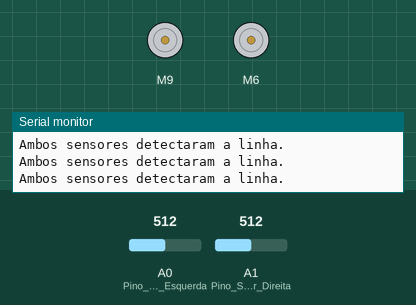
Simulated run of this sketch. Board: Arduino Uno, built with avr-gcc and run on an emulated ATmega328P. Shown: 2 × DC motor (green arrow = forward, orange = backward, longer = faster), the last lines printed to the serial monitor. The inputs (shaded band) are chosen by the test bench; at power-on: A0 (Pino_Sensor_Esquerda) = 512, A1 (Pino_Sensor_Direita) = 512.

Above: at 1.2 s.
1.3 s: A0 (Pino_Sensor_Esquerda) set to 483
At 2.5 s:
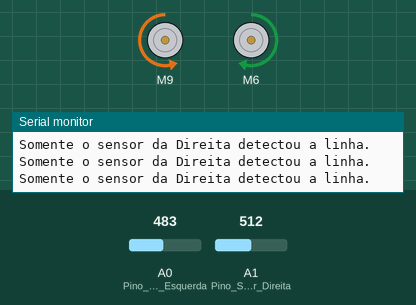
2.8 s: A1 (Pino_Sensor_Direita) set to 489
At 4.0 s:
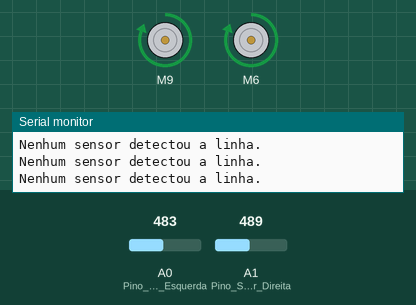
4.3 s: A0 (Pino_Sensor_Esquerda) set to 510
At 5.5 s:
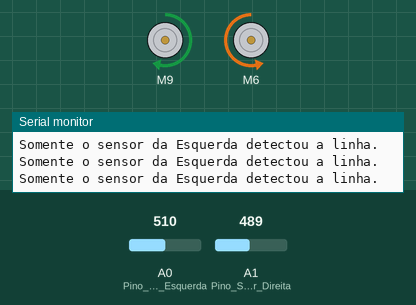
5.8 s: A1 (Pino_Sensor_Direita) set to 510
At 6.9 s:
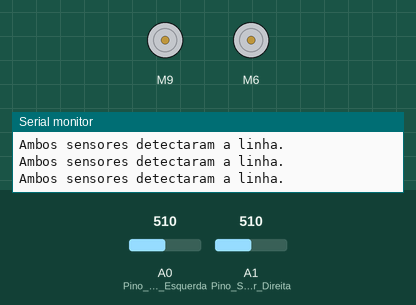
8.8 s: A0 (Pino_Sensor_Esquerda) set to 490
At 10.0 s:
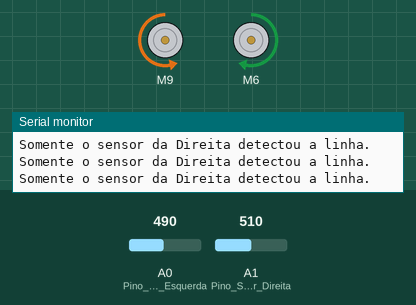
10.3 s: A1 (Pino_Sensor_Direita) set to 490
At 11.8 s:
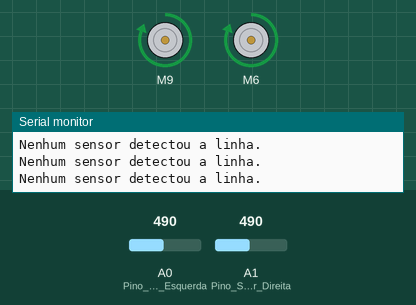
Timing chart, 0 to 12.8 s (numbered marks = the images above; inputs shaded):
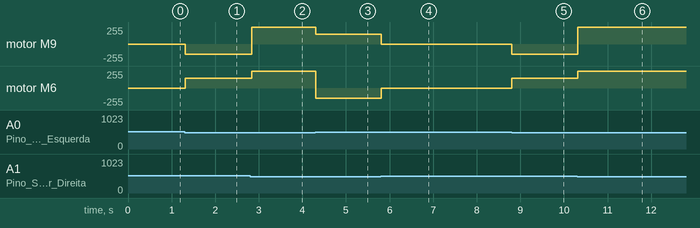

The sketch:

sdlPA.ino
```cpp
#define CorLinha 1 // 1 = Preto, 0 = Branco

#if CorLinha == 1
boolean detectou = 1;
boolean naodetectou = 0;
#else
boolean detectou = 0;
boolean naodetectou = 1;
#endif
/* Inclui a Biblioteca para controle da ponte H. */
#include <L298NX2.h>
#define ENA 10 // ENA precisa estar em uma porta PWM
#define IN1 9
#define IN2 8
#define IN3 6
#define IN4 7
#define ENB 5 // ENB precisa estar em uma porta PWM
/* Criamos um objeto de controle dos motores. */
L298NX2 motores(ENA, IN1, IN2, ENB, IN3, IN4);

/* Define os pinos para os sensores IR como entrada analógica */
#define Pino_Sensor_Direita A1
#define Pino_Sensor_Esquerda A0

/* Variáveis para armazenar os valores analógicos dos sensores */
int Valor_Sensor_Direita;
int Valor_Sensor_Esquerda;
int Limiar = 500; // Limiar de decisão entre linha e fundo

void setup() {
  Serial.begin(9600);
  pinMode(Pino_Sensor_Direita, INPUT);
  pinMode(Pino_Sensor_Esquerda, INPUT);
  motores.stop(); // Inicia com os motores parados
}

void loop() {
  /* Sensores realizam a leitura analógica */
  Valor_Sensor_Direita = analogRead(Pino_Sensor_Direita);
  Valor_Sensor_Esquerda = analogRead(Pino_Sensor_Esquerda);

  /* Lógica baseada na leitura analógica dos sensores */
  if (Valor_Sensor_Esquerda > Limiar && Valor_Sensor_Direita > Limiar) {
    // Ambos os sensores sobre a linha
    motores.stop();
    Serial.println("Ambos sensores detectaram a linha.");
  } else if (Valor_Sensor_Esquerda > Limiar) {
    // Apenas sensor esquerdo sobre a linha
    motores.setSpeed(150);
    motores.forwardA(); // Vira à esquerda
    motores.backwardB();
    Serial.println("Somente o sensor da Esquerda detectou a linha.");
  } else if (Valor_Sensor_Direita > Limiar) {
    // Apenas sensor direito sobre a linha
    motores.setSpeed(150);
    motores.forwardB(); // Vira à direita
    motores.backwardA();
    Serial.println("Somente o sensor da Direita detectou a linha.");
  } else {
    // Nenhum sensor detectou a linha
    motores.setSpeed(255);
    motores.forward();
    Serial.println("Nenhum sensor detectou a linha.");
  }
}
```

Measured:
- the behaviour switches between 501 and 500 on A0 (Pino_Sensor_Esquerda) (found by bisection; images 0 and 1)
- the behaviour switches between 501 and 500 on A1 (Pino_Sensor_Direita) (found by bisection; images 1 and 2)
- after the input at 1.3 s, motor M9: stopped → backward 150/255 at once; motor M6: stopped → forward 150/255 at once
- after the input at 2.8 s, motor M9: backward 150/255 → forward 255/255 at once; motor M6: forward 150/255 → forward 255/255 at once
- after the input at 4.3 s, motor M9: forward 255/255 → forward 150/255 at once; motor M6: forward 255/255 → backward 150/255 at once
- after the input at 5.8 s, motor M9: forward 150/255 → stopped at once; motor M6: backward 150/255 → stopped at once
- after the input at 8.8 s, motor M9: stopped → backward 150/255 at once; motor M6: stopped → forward 150/255 at once
- after the input at 10.3 s, motor M9: backward 150/255 → forward 255/255 at once; motor M6: forward 150/255 → forward 255/255 at once
